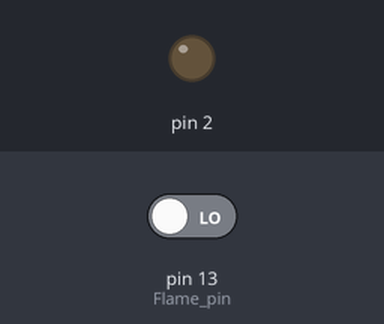
A sketch run on a simulated Arduino Uno, built with avr-gcc and run on an emulated ATmega328P. Shown: output pins drawn as LEDs (lit = HIGH). The test bench sets the inputs (shaded band); at power-on: pin 13 (Flame_pin) LOW. What the sketch prints to the serial monitor is not drawn.

Above: at 2.8 s.
2.9 s: pin 13 (Flame_pin) driven HIGH
At 3.5 s:
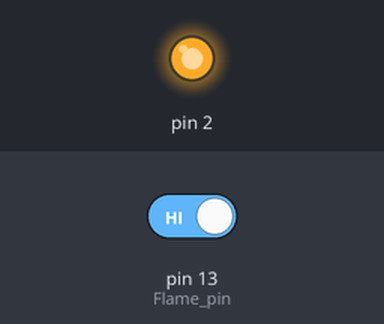
4.5 s: pin 13 (Flame_pin) driven LOW
At 6.2 s:
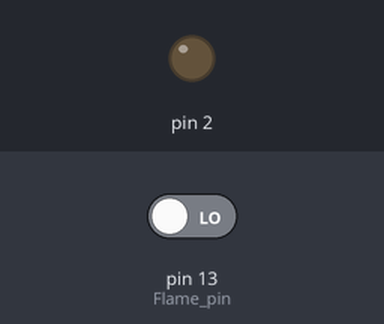
Timing chart, 0 to 7.7 s (numbered marks = the images above; inputs shaded):
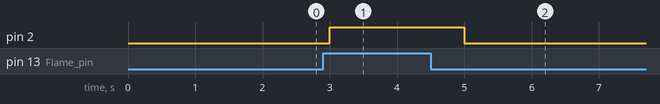

The sketch:

t5.ino
```cpp
#define Flame_pin 13
int flame_value;
void setup() {
   Serial.begin(9600);
  pinMode(2,OUTPUT);

}

void loop() {
  flame_value = digitalRead(Flame_pin);
   Serial.print(flame_value);
   if(flame_value==HIGH){
      digitalWrite(2,HIGH);
      Serial.print(" Fire   ");
   }
   else{
      digitalWrite(2,LOW);
      Serial.print(" Save moode ");
   }
   delay(1000);

}
```

Measured:
- after the input at 2.9 s, pin 2: LOW → HIGH after 0.10 s
- after the input at 4.5 s, pin 2: HIGH → LOW after 0.50 s
